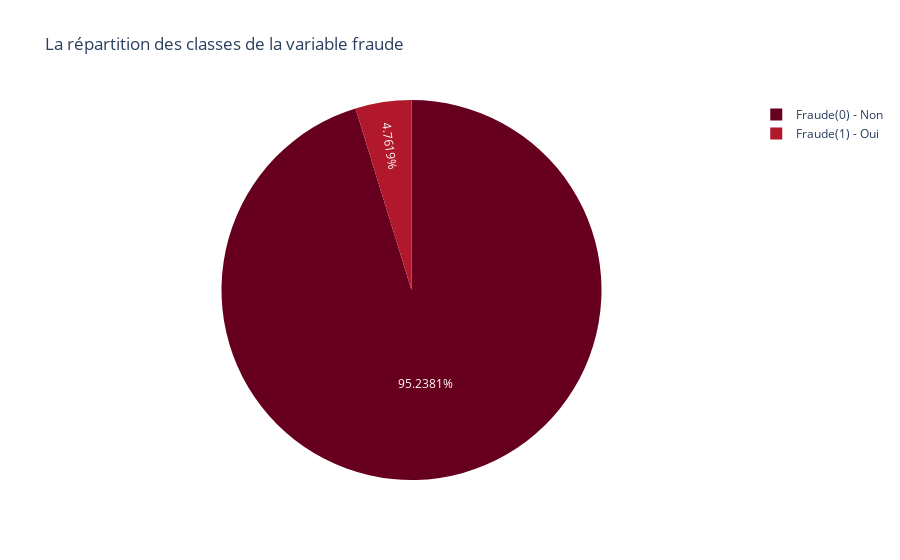

The code cell stored with this chart in its notebook:
### Markdown cell above
### Visualizing the target distribution

### Code cell
fraud_counts = df['fraude'].value_counts().sort_index()
labels = {
    0: "Fraude(0) - Non",
    1: "Fraude(1) - Oui"
}


# Affficher le nombere et le pourcentage d'anomalies
anomalies = df[df['fraude'] == 1]
print(f"Le nombre d'anomalies: {len(anomalies)}")
print(f"Le pourcentage d'anomalies: {len(df[df['fraude'] == 1]) * 100/len(df)}")

# Affichage d'un pie chart
fig = px.pie(names=[labels[i] for i in fraud_counts.index], values=fraud_counts.values, title='La répartition des classes de la variable fraude', color_discrete_sequence=px.colors.sequential.RdBu)
fig.update_traces(labels=["Fraude(0) - Non", "Fraude(1) - Oui"], selector=dict(type='pie'))

fig.update_traces(
    textinfo="percent",
    texttemplate="%{percent:.4%}",  
    textposition="inside",
    hovertemplate="%{label}<br>%{value} (%{percent:.4%})<extra></extra>"
)
fig.show()

### Figure 1 — Plotly figure (JSON) as saved in the notebook; plotly's stock layout.template omitted (floating-point values rounded to 4 significant figures)
{"data": [{"domain": {"x": [0, 1], "y": [0, 1]}, "hovertemplate": "%{label}<br>%{value} (%{percent:.4%})<extra></extra>", "labels": ["Fraude(0) - Non", "Fraude(1) - Oui"], "legendgroup": "", "name": "", "showlegend": true, "textinfo": "percent", "textposition": "inside", "texttemplate": "%{percent:.4%}", "type": "pie", "values": [1000, 50]}], "layout": {"legend": {"tracegroupgap": 0}, "piecolorway": ["rgb(103,0,31)", "rgb(178,24,43)", "rgb(214,96,77)", "rgb(244,165,130)", "rgb(253,219,199)", "rgb(247,247,247)", "rgb(209,229,240)", "rgb(146,197,222)", "rgb(67,147,195)", "rgb(33,102,172)", "rgb(5,48,97)"], "title": {"text": "La répartition des classes de la variable fraude"}}}
